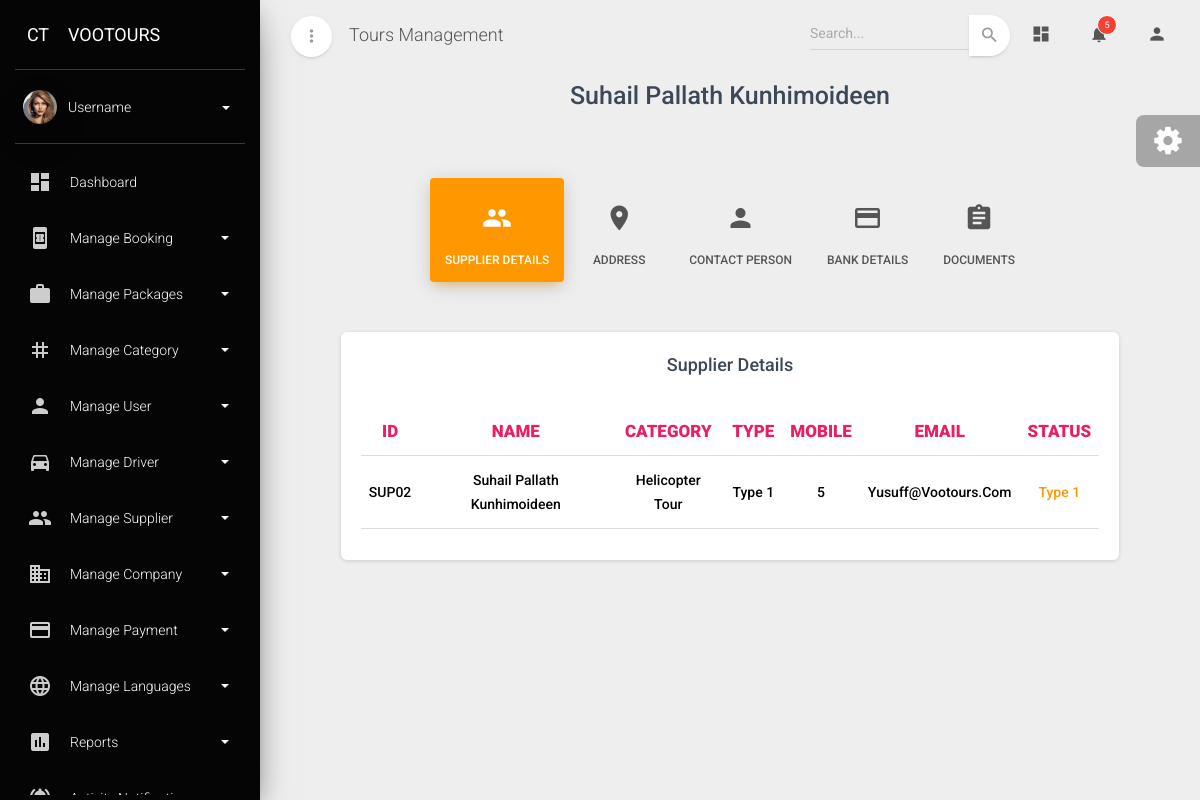
The page /supplierdetailsview/SUP02/ on the database its author committed.
### admin_dashboard/models.py (models this page shows, shortened)
class Supplier(models.Model):
    supplier_id=models.CharField(max_length=10,primary_key=True,editable=False)
    name=models.CharField(max_length=100)
    category=models.ForeignKey(Category,on_delete=models.CASCADE)
    supplier_type=models.ForeignKey(Supplier_type,on_delete=models.CASCADE)
    tl_number=models.PositiveIntegerField()
    vat_number=models.PositiveIntegerField()
    address1=models.CharField(max_length=100)
    city1=models.CharField(max_length=100)
    state1=models.CharField(max_length=100)
    country1=models.CharField(max_length=100)
    pincode1=models.PositiveIntegerField()
    phone1=models.PositiveIntegerField()
    address2=models.CharField(max_length=100,blank=True,null=True)
    city2=models.CharField(max_length=100,blank=True,null=True)
    state2=models.CharField(max_length=100,blank=True,null=True)
    country2=models.CharField(max_length=100,blank=True,null=True)
    pincode2=models.PositiveIntegerField(blank=True,null=True)
    phone2=models.PositiveIntegerField(blank=True,null=True)
    mobile=models.PositiveIntegerField()
    email=models.EmailField()
    trade_license=models.CharField(max_length=200)
    vat_certificate=models.CharField(max_length=200)
    account_name=models.CharField(max_length=200)
    bank_name=models.CharField(max_length=200)
    account_number=models.PositiveIntegerField()
    iban=models.CharField(max_length=200)
    swift=models.CharField(max_length=200)
    routing_number=models.PositiveIntegerField()
    branch=models.CharField(max_length=100)
    city=models.CharField(max_length=100)
    country=models.CharField(max_length=200)
    status=models.ForeignKey(Status_type,on_delete=models.CASCADE)

class Category(models.Model):
    category_id=models.CharField(max_length=10, primary_key=True, editable=False)
    category_name=models.CharField(max_length=30,unique=True)
    def __str__(self):
        return self.category_name

class Supplier_type(models.Model):
    type_name=models.CharField(max_length=100,unique=True)
    def __str__(self):
        return self.type_name

class Status_type(models.Model):
    status=models.CharField(max_length=100,unique=True)
    def __str__(self):
        return self.status

### admin_dashboard/views.py (the view)
# urls.py: path('supplierdetailsview/<str:pk>/',supplier_details_view,name='supplier_details'),
def supplier_details_view(request,pk):
    supplier=Supplier.objects.get(supplier_id=pk)
    contactperson=Contact_details.objects.filter(supplier=supplier)
    return render(request,'supplier_detailview.html',{'data':supplier,'contact':contactperson})

### admin_dashboard/templates/supplier_detailview.html (shortened to what this page needs)
{% extends "base.html" %}
{% block content %}
            <div class="row mt-5">
                <div class="col-1"></div>
                <div class="col-md-10 ml-auto mr-auto">
                  <div class="page-categories">
                    <h3 class="title text-center font-weight-bold">{{data.name}}</h3>
                    <br />
                    <ul class="nav nav-pills nav-pills-warning nav-pills-icons justify-content-center mt-3" role="tablist">
                      <li class="nav-item">
                        <a class="nav-link active" data-toggle="tab" href="#details" role="tablist">
                          <i class="material-icons">group</i> Supplier Details
                        </a>
                      </li>
                      <li class="nav-item">
                        <a class="nav-link" data-toggle="tab" href="#address" role="tablist">
                          <i class="material-icons">location_on</i> Address
                        </a>
                      </li>
                      <li class="nav-item">
                        <a class="nav-link" data-toggle="tab" href="#contactperson" role="tablist">
                          <i class="material-icons">person</i> Contact Person
                        </a>
                      </li>
                      <li class="nav-item">
                        <a class="nav-link" data-toggle="tab" href="#bank" role="tablist">
                          <i class="material-icons">payment</i>Bank Details
                        </a>
                      </li>
                      <li class="nav-item">
                        <a class="nav-link" data-toggle="tab" href="#document" role="tablist">
                          <i class="material-icons">assignment</i>Documents
                        </a>
                      </li>
                    </ul>
                    <div class="tab-content tab-space tab-subcategories">
                      <div class="tab-pane active" id="details">
                        <div class="card">
                          <div class="card-header">
                            <h4 class="card-title text-center font-weight-bold mt-2">Supplier Details</h4>
                          </div>
                            <div class="card-body">
                                <div class="table-responsive">
                                  <table class="table">
                                    <thead>
                                      <tr>
                                        <th class="text-center  text-rose" style="font-weight: 900;" >ID</th>
                                        <th class="text-center  text-rose" style="font-weight: 900;" >NAME</th>
                                        <th class="text-center  text-rose" style="font-weight: 900;" >CATEGORY</th>
                                        <th class="text-center  text-rose" style="font-weight: 900;" >TYPE</th>
                                        <th class="text-center  text-rose" style="font-weight: 900;" >MOBILE</th>
                                        <th class="text-center  text-rose" style="font-weight: 900;" >EMAIL</th>
                                        <th class="text-center  text-rose" style="font-weight: 900;" >STATUS</th>
                                      </tr>
                                    </thead>
                                    <tbody>
                                      <tr>
                                        <td class="text-center text-capitalize" style="font-weight: 500;">{{data.supplier_id}}</td>
                                        <td class="text-center text-capitalize" style="font-weight: 500;">{{data.name}}</td>
                                        <td class="text-center text-capitalize" style="font-weight: 500;">{{data.category}}</td>
                                        <td class="text-center text-capitalize" style="font-weight: 500;">{{data.supplier_type}}</td>
                                        <td class="text-center text-capitalize" style="font-weight: 500;">{{data.mobile}}</td>
                                        <td class="text-center text-capitalize" style="font-weight: 500;">{{data.email}}</td>
                                        {% if data.status == "Active" %}
                                          <td class="text-center text-capitalize text-success" style="font-weight: 500;">{{data.status}}</td>
                                        {% elif data.status == "Inactive" %}
                                          <td class="text-center text-capitalize text-priamry" style="font-weight: 500;">{{data.status}}</td>
                                        {% else %}
                                          <td class="text-center text-capitalize text-warning" style="font-weight: 500;">{{data.status}}</td>
                                        {% endif %}
                                      </tr>
                                    </tbody>
                                  </table>
                                </div>
                              </div>
                          </div>
                      </div>
                    </div>
                  </div>
                </div>
                <div class="col-1"></div>
              </div>
        </div>
{% endblock content %}

### rows shown on the page
Supplier: name "Suhail Pallath Kunhimoideen", supplier_id "SUP02", category "Helicopter Tour", supplier_type "Type 1", mobile "5", email "Yusuff@vootours.com", status "Type 1"
